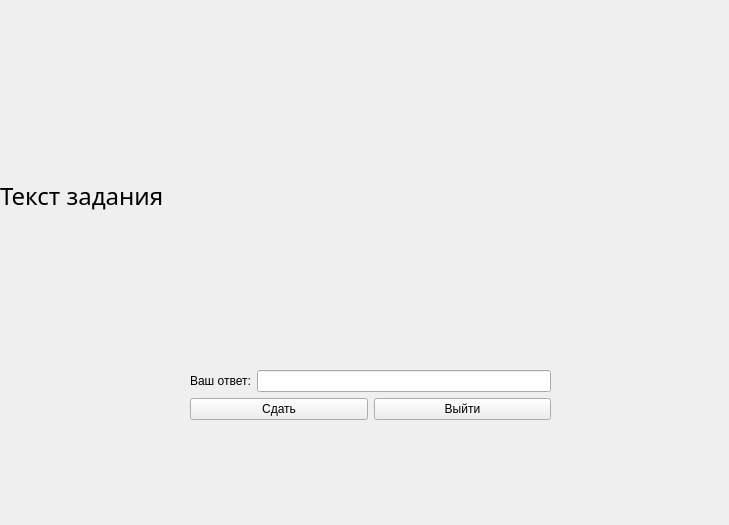
<?xml version="1.0" encoding="UTF-8"?>
<ui version="4.0">
 <class>TaskForm</class>
 <widget class="QWidget" name="TaskForm">
  <property name="geometry">
   <rect>
    <x>0</x>
    <y>0</y>
    <width>729</width>
    <height>525</height>
   </rect>
  </property>
  <property name="windowTitle">
   <string>Form</string>
  </property>
  <widget class="QLabel" name="taskText">
   <property name="geometry">
    <rect>
     <x>0</x>
     <y>10</y>
     <width>721</width>
     <height>371</height>
    </rect>
   </property>
   <property name="font">
    <font>
     <family>Academy Engraved LET</family>
     <pointsize>18</pointsize>
    </font>
   </property>
   <property name="text">
    <string>Текст задания</string>
   </property>
  </widget>
  <widget class="QWidget" name="layoutWidget">
   <property name="geometry">
    <rect>
     <x>190</x>
     <y>370</y>
     <width>361</width>
     <height>121</height>
    </rect>
   </property>
   <layout class="QVBoxLayout" name="verticalLayout">
    <item>
     <layout class="QHBoxLayout" name="horizontalLayout">
      <item>
       <widget class="QLabel" name="YourAnswerlabel">
        <property name="text">
         <string>Ваш ответ:</string>
        </property>
       </widget>
      </item>
      <item>
       <widget class="QLineEdit" name="AnswerLineEdit"/>
      </item>
     </layout>
    </item>
    <item>
     <layout class="QHBoxLayout" name="horizontalLayout_2">
      <item>
       <widget class="QPushButton" name="TryButton">
        <property name="text">
         <string>Сдать</string>
        </property>
       </widget>
      </item>
      <item>
       <widget class="QPushButton" name="LoseButton">
        <property name="text">
         <string>Выйти</string>
        </property>
       </widget>
      </item>
     </layout>
    </item>
    <item>
     <widget class="QLabel" name="statusLabel">
      <property name="text">
       <string/>
      </property>
     </widget>
    </item>
   </layout>
  </widget>
 </widget>
 <resources/>
 <connections/>
</ui>
